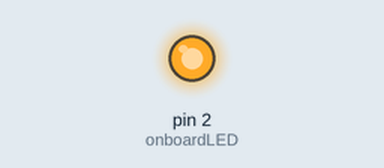
This sketch was run on a simulated Arduino Uno, built with avr-gcc and run on an emulated ATmega328P. Shown: output pins drawn as LEDs (lit = HIGH).

Above: at 1.5 s.
At 4.5 s:
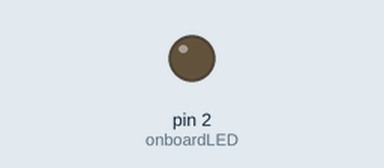
Timing chart, 0 to 7.8 s (numbered marks = the images above):
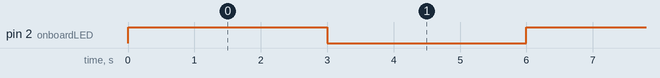

The sketch:

LEDblink.ino
```cpp
#define onboardLED 2 //D4 on board
void setup() {
  // put your setup code here, to run once:
pinMode(onboardLED,OUTPUT);
}

void loop() {
  // put your main code here, to run repeatedly:
digitalWrite(onboardLED,HIGH);
delay(3000);
digitalWrite(onboardLED,LOW);
delay(3000);
}
```

Measured:
- by itself, pin 2 (onboardLED): alternates HIGH for 3.0 s and LOW for 3.0 s
